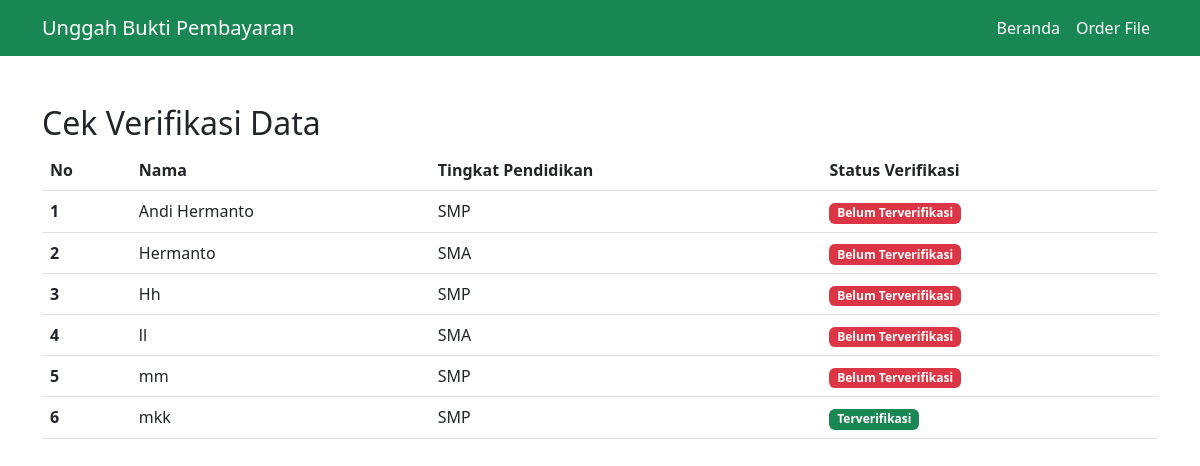
/list-user/, run on the app's committed database.
### blog/models.py (models this page shows, shortened)
class Dokumen(models.Model):
    STATUS_CHOICES = [
        ('belum', 'Belum Terverifikasi'),
        ('terverifikasi', 'Terverifikasi'),
    ]
    PROGRAM_PENDIDIKAN_CHOICES = [
        ('SMP', 'SMP'),
        ('SMA', 'SMA'),
    ]
    nama = models.CharField(max_length=200)
    document = models.FileField(upload_to='user_documents/')
    user = models.ForeignKey(User, on_delete=models.CASCADE, related_name='uploaded_documents', null=True, blank=True)
    program_pendidikan = models.CharField(max_length=3, choices=PROGRAM_PENDIDIKAN_CHOICES, default='SMP')
    status = models.CharField(max_length=20, choices=STATUS_CHOICES, default='belum')

### blog/views.py (the view)
# urls.py: path('list-user/', views.list_user, name='list_user'),
@csp_exempt
def list_user(request):
    dokumen_list = Dokumen.objects.all()
    return render(request, 'blog/list_user.html', {'dokumen_list': dokumen_list})

### templates/blog/list_user.html (shortened to what this page needs)
<!DOCTYPE html>
<html lang="en">
<head>
    <link href="https://cdn.jsdelivr.net/npm/bootstrap@5.3.0/dist/css/bootstrap.min.css" rel="stylesheet">
</head>
<body>
<nav class="navbar navbar-expand-lg navbar-light bg-success">
    <div class="container">
        <a class="navbar-brand text-white" href="/">Unggah Bukti Pembayaran</a>
        <div class="collapse navbar-collapse" id="navbarNav">
            <ul class="navbar-nav ms-auto">
                <li class="nav-item">
                    <a class="nav-link text-white" href="/">Beranda</a>
                </li>
                <li class="nav-item">
                    <a class="nav-link text-white" href="#">Order File</a>
                </li>
            </ul>
        </div>
    </div>
</nav>
<div class="container mt-5">
    <h2>Cek Verifikasi Data</h2>
    <table class="table">
        <thead>
            <tr>
                <th scope="col">No</th>
                <th scope="col">Nama</th>
                <th scope="col">Tingkat Pendidikan</th>
                <th scope="col">Status Verifikasi</th>
            </tr>
        </thead>
        <tbody>
            {% for dokumen in dokumen_list %}
                <tr>
                    <th scope="row">{{ forloop.counter }}</th>
                    <td>{{ dokumen.nama }}</td>
                    <td>{{ dokumen.program_pendidikan }}</td>
                    <td>
                        {% if dokumen.status == 'terverifikasi' %}
                        <span class="badge text-bg-success">Terverifikasi</span>
                        {% elif dokumen.status == 'belum_terverifikasi' %}
                        <span class="badge text-bg-danger">Belum Terverifikasi</span>
                        {% else %}
                        <span class="badge text-bg-danger">Belum Terverifikasi</span>
                        {% endif %}
                    </td>
                </tr>
            {% endfor %}
        </tbody>
    </table>
</div>
</body>
</html>

### data on the page
Dokumen: nama "Andi Hermanto", program_pendidikan "SMP", status "Belum Terverifikasi"
Dokumen: nama "Hermanto", program_pendidikan "SMA", status "Belum Terverifikasi"
Dokumen: nama "Hh", program_pendidikan "SMP", status "Belum Terverifikasi"
Dokumen: nama "ll", program_pendidikan "SMA", status "Belum Terverifikasi"
Dokumen: nama "mm", program_pendidikan "SMP", status "Belum Terverifikasi"
Dokumen: nama "mkk", program_pendidikan "SMP", status "Terverifikasi"
